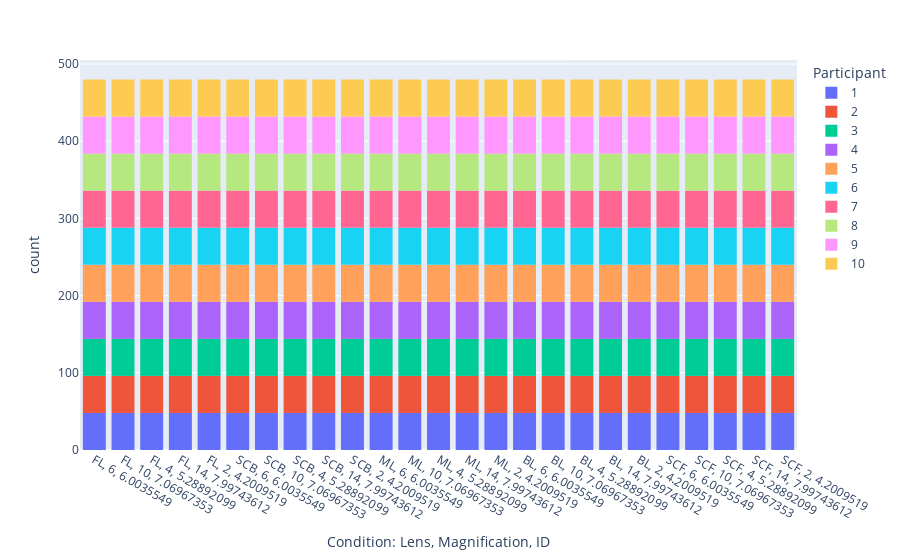

Notebook cell for this chart:
### Markdown cell above
The <code>histogram</code> function from library <code>plotly</code> visualizes distributions. See https://plotly.com/python/histograms/.

### Code cell
fig = px.histogram(data, x='Condition: Lens, Magnification, ID', color='Participant')
fig.show()

# If needed (e.g., for inclusion in a report), we can save the last plot as a PDF file
fig.write_image('images/counts_per_condition.pdf')

### Figure 1 — Plotly figure (JSON) as saved in the notebook; plotly's stock layout.template omitted (floating-point values rounded to 4 significant figures; data arrays with more than 128 entries replaced by an {"elided": "..."} marker saying what was removed)
{"data": [{"alignmentgroup": "True", "bingroup": "x", "hovertemplate": "Participant=1<br>Condition: Lens, Magnification, ID=%{x}<br>count=%{y}<extra></extra>", "legendgroup": "1", "marker": {"color": "#636efa", "pattern": {"shape": ""}}, "name": "1", "offsetgroup": "1", "orientation": "v", "showlegend": true, "type": "histogram", "x": {"elided": "1200 str values"}, "xaxis": "x", "yaxis": "y"}, {"alignmentgroup": "True", "bingroup": "x", "hovertemplate": "Participant=2<br>Condition: Lens, Magnification, ID=%{x}<br>count=%{y}<extra></extra>", "legendgroup": "2", "marker": {"color": "#EF553B", "pattern": {"shape": ""}}, "name": "2", "offsetgroup": "2", "orientation": "v", "showlegend": true, "type": "histogram", "x": {"elided": "1200 str values"}, "xaxis": "x", "yaxis": "y"}, {"alignmentgroup": "True", "bingroup": "x", "hovertemplate": "Participant=3<br>Condition: Lens, Magnification, ID=%{x}<br>count=%{y}<extra></extra>", "legendgroup": "3", "marker": {"color": "#00cc96", "pattern": {"shape": ""}}, "name": "3", "offsetgroup": "3", "orientation": "v", "showlegend": true, "type": "histogram", "x": {"elided": "1200 str values"}, "xaxis": "x", "yaxis": "y"}, {"alignmentgroup": "True", "bingroup": "x", "hovertemplate": "Participant=4<br>Condition: Lens, Magnification, ID=%{x}<br>count=%{y}<extra></extra>", "legendgroup": "4", "marker": {"color": "#ab63fa", "pattern": {"shape": ""}}, "name": "4", "offsetgroup": "4", "orientation": "v", "showlegend": true, "type": "histogram", "x": {"elided": "1200 str values"}, "xaxis": "x", "yaxis": "y"}, {"alignmentgroup": "True", "bingroup": "x", "hovertemplate": "Participant=5<br>Condition: Lens, Magnification, ID=%{x}<br>count=%{y}<extra></extra>", "legendgroup": "5", "marker": {"color": "#FFA15A", "pattern": {"shape": ""}}, "name": "5", "offsetgroup": "5", "orientation": "v", "showlegend": true, "type": "histogram", "x": {"elided": "1200 str values"}, "xaxis": "x", "yaxis": "y"}, {"alignmentgroup": "True", "bingroup": "x", "hovertemplate": "Participant=6<br>Condition: Lens, Magnification, ID=%{x}<br>count=%{y}<extra></extra>", "legendgroup": "6", "marker": {"color": "#19d3f3", "pattern": {"shape": ""}}, "name": "6", "offsetgroup": "6", "orientation": "v", "showlegend": true, "type": "histogram", "x": {"elided": "1200 str values"}, "xaxis": "x", "yaxis": "y"}, {"alignmentgroup": "True", "bingroup": "x", "hovertemplate": "Participant=7<br>Condition: Lens, Magnification, ID=%{x}<br>count=%{y}<extra></extra>", "legendgroup": "7", "marker": {"color": "#FF6692", "pattern": {"shape": ""}}, "name": "7", "offsetgroup": "7", "orientation": "v", "showlegend": true, "type": "histogram", "x": {"elided": "1200 str values"}, "xaxis": "x", "yaxis": "y"}, {"alignmentgroup": "True", "bingroup": "x", "hovertemplate": "Participant=8<br>Condition: Lens, Magnification, ID=%{x}<br>count=%{y}<extra></extra>", "legendgroup": "8", "marker": {"color": "#B6E880", "pattern": {"shape": ""}}, "name": "8", "offsetgroup": "8", "orientation": "v", "showlegend": true, "type": "histogram", "x": {"elided": "1200 str values"}, "xaxis": "x", "yaxis": "y"}, {"alignmentgroup": "True", "bingroup": "x", "hovertemplate": "Participant=9<br>Condition: Lens, Magnification, ID=%{x}<br>count=%{y}<extra></extra>", "legendgroup": "9", "marker": {"color": "#FF97FF", "pattern": {"shape": ""}}, "name": "9", "offsetgroup": "9", "orientation": "v", "showlegend": true, "type": "histogram", "x": {"elided": "1200 str values"}, "xaxis": "x", "yaxis": "y"}, {"alignmentgroup": "True", "bingroup": "x", "hovertemplate": "Participant=10<br>Condition: Lens, Magnification, ID=%{x}<br>count=%{y}<extra></extra>", "legendgroup": "10", "marker": {"color": "#FECB52", "pattern": {"shape": ""}}, "name": "10", "offsetgroup": "10", "orientation": "v", "showlegend": true, "type": "histogram", "x": {"elided": "1200 str values"}, "xaxis": "x", "yaxis": "y"}], "layout": {"barmode": "relative", "legend": {"title": {"text": "Participant"}, "tracegroupgap": 0}, "margin": {"t": 60}, "xaxis": {"anchor": "y", "domain": [0, 1], "title": {"text": "Condition: Lens, Magnification, ID"}}, "yaxis": {"anchor": "x", "domain": [0, 1], "title": {"text": "count"}}}}
